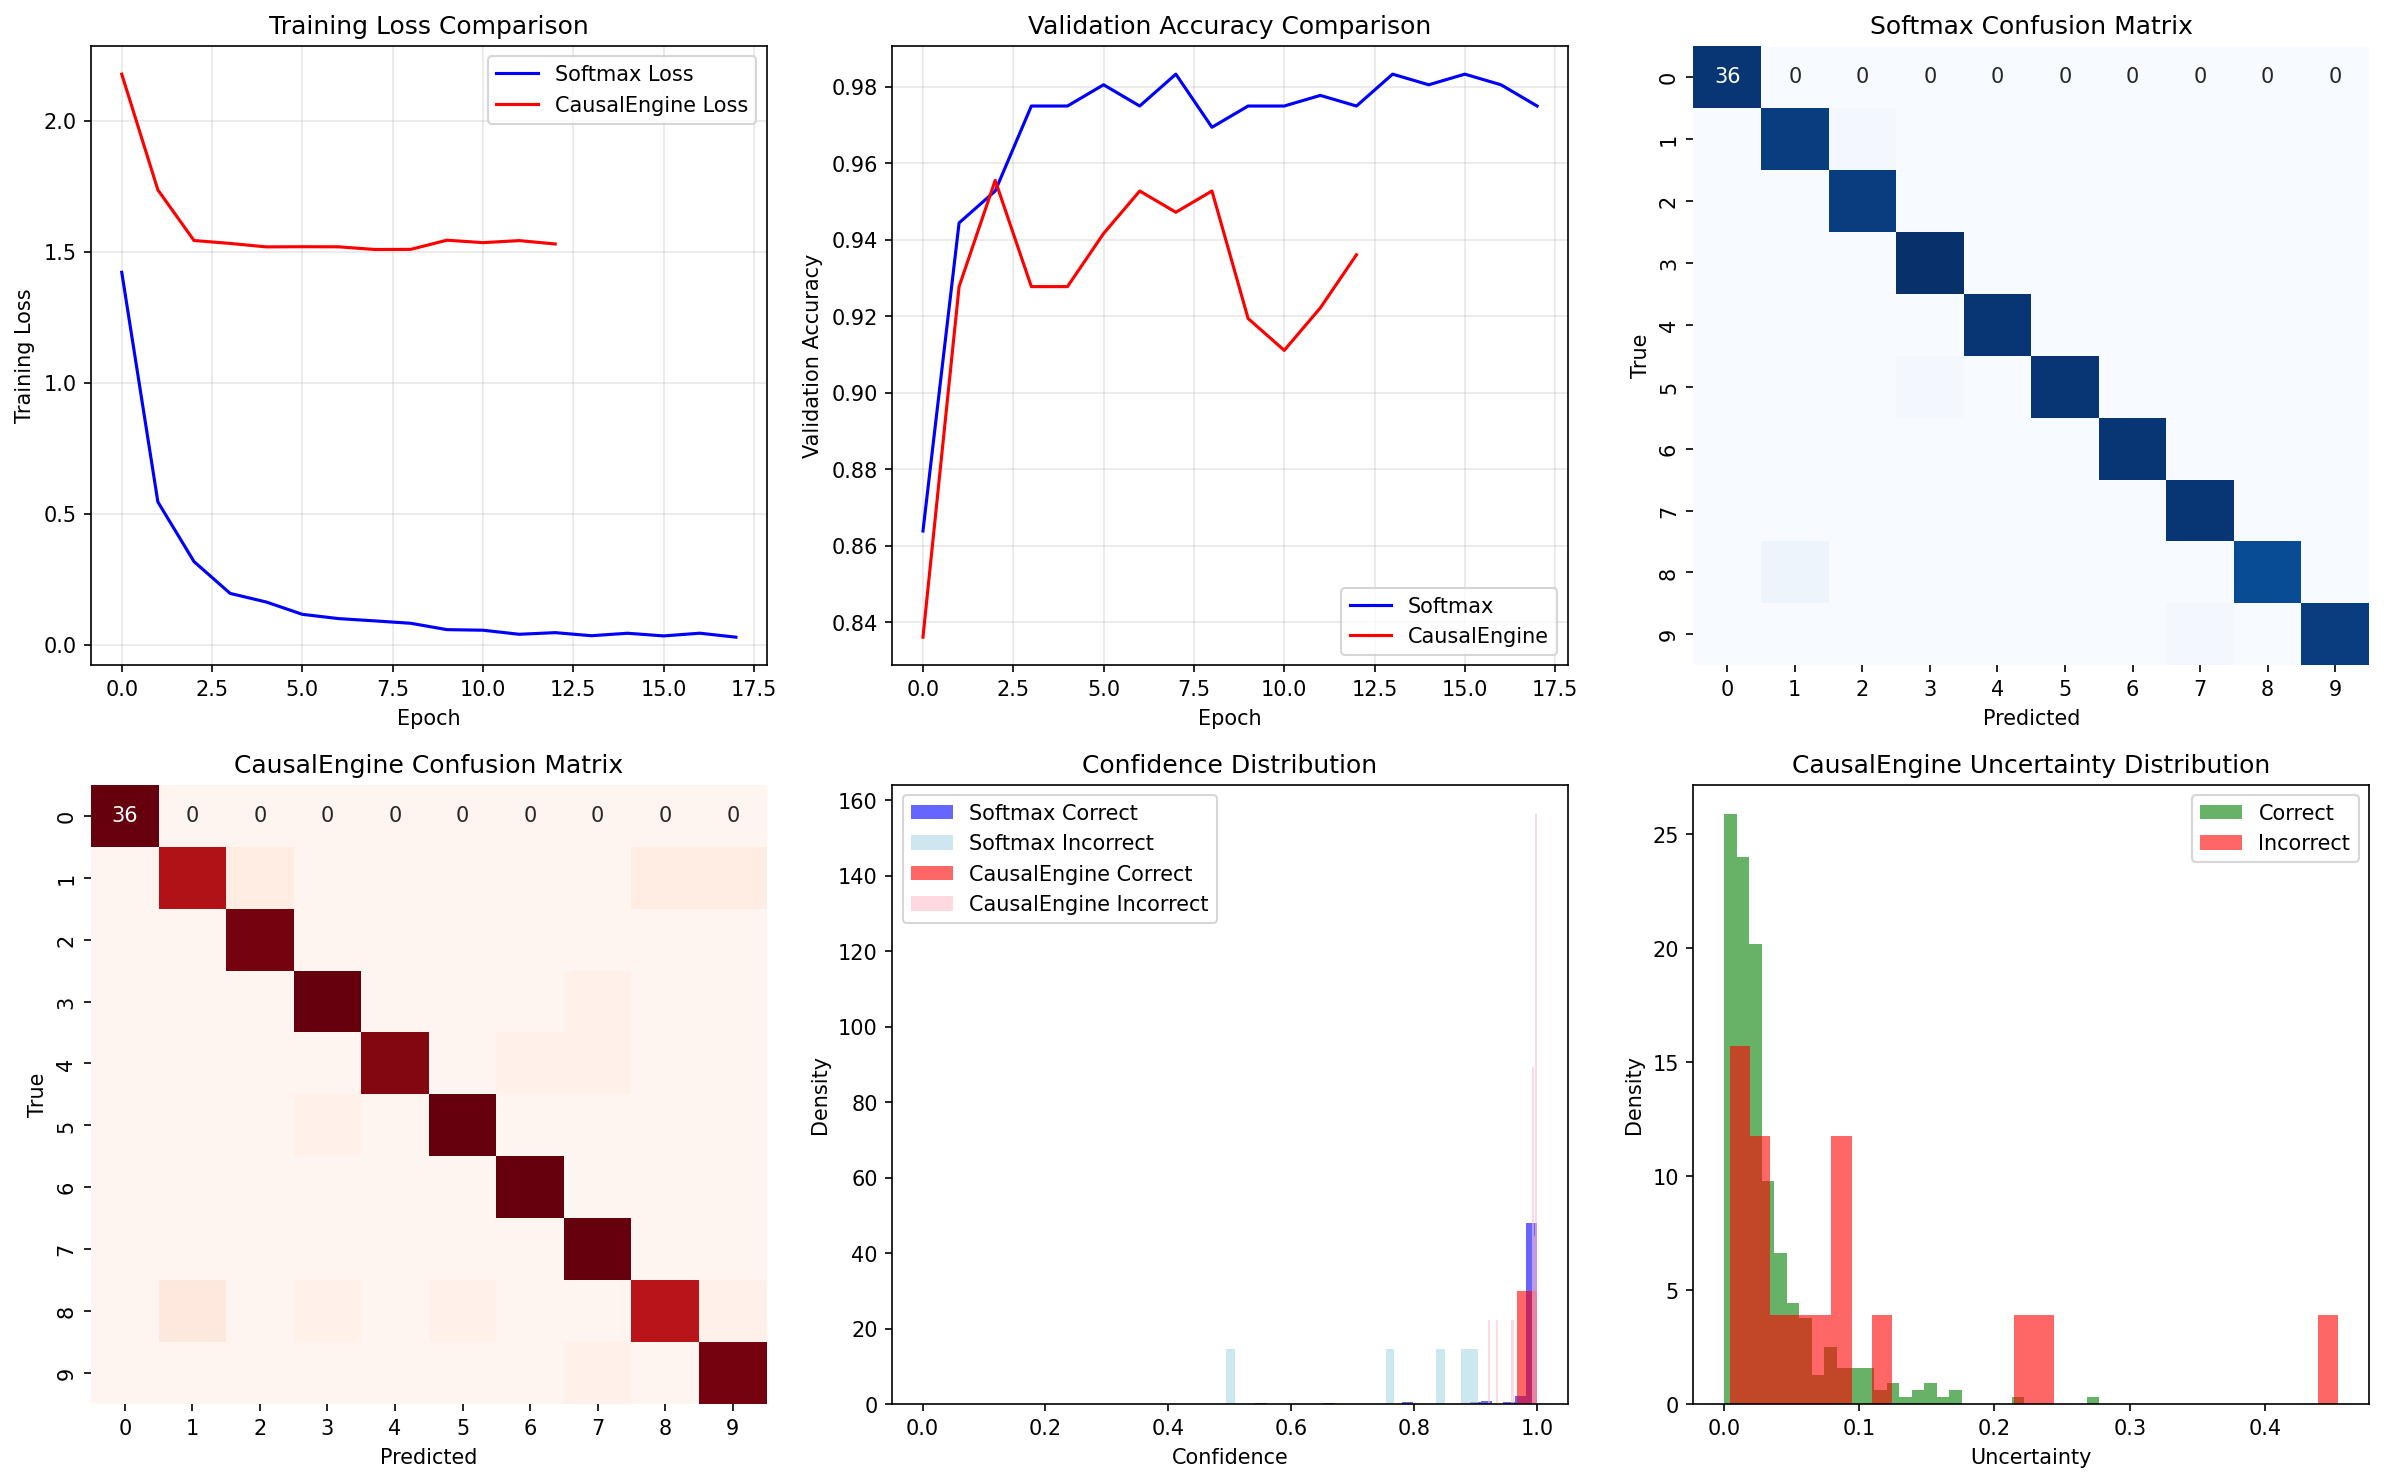

This figure's Python source:
#!/usr/bin/env python3
"""
Deep MLP + CausalEngine 性能分析

专门分析为什么 Deep MLP + CausalEngine 仍然不如 Deep MLP + Softmax
可能的原因和改进方法
"""

import torch
import torch.nn as nn
import torch.optim as optim
from torch.utils.data import DataLoader, Dataset
import numpy as np
import matplotlib.pyplot as plt
import seaborn as sns
from sklearn.datasets import load_digits
from sklearn.model_selection import train_test_split
from sklearn.metrics import accuracy_score, confusion_matrix
from sklearn.preprocessing import StandardScaler
import warnings
warnings.filterwarnings('ignore')

# 导入 CausalEngine
import sys
sys.path.append('/Users/gongqian/DailyLog/CausalQwen')
from causal_engine import CausalEngine, ActivationMode


class DigitsDataset(Dataset):
    def __init__(self, features, labels):
        self.features = torch.FloatTensor(features)
        self.labels = torch.LongTensor(labels)
    
    def __len__(self):
        return len(self.features)
    
    def __getitem__(self, idx):
        return self.features[idx], self.labels[idx]


class DeepFeatureExtractor(nn.Module):
    """深层特征提取器"""
    
    def __init__(self, input_size=64, hidden_size=128):
        super().__init__()
        self.net = nn.Sequential(
            nn.Linear(input_size, hidden_size),
            nn.BatchNorm1d(hidden_size),
            nn.ReLU(),
            nn.Dropout(0.1),
            
            nn.Linear(hidden_size, hidden_size),
            nn.BatchNorm1d(hidden_size),
            nn.ReLU(),
            nn.Dropout(0.1),
            
            nn.Linear(hidden_size, hidden_size),
            nn.BatchNorm1d(hidden_size),
            nn.ReLU(),
            nn.Dropout(0.1)
        )
    
    def forward(self, x):
        return self.net(x)


class SoftmaxClassifier(nn.Module):
    """Deep MLP + Softmax"""
    
    def __init__(self, hidden_size=128, num_classes=10):
        super().__init__()
        self.feature_extractor = DeepFeatureExtractor(hidden_size=hidden_size)
        self.classifier = nn.Linear(hidden_size, num_classes)
    
    def forward(self, x):
        features = self.feature_extractor(x)
        return self.classifier(features)


class CausalEngineClassifier(nn.Module):
    """Deep MLP + CausalEngine"""
    
    def __init__(self, hidden_size=128, num_classes=10, b_noise_init=0.05, gamma_init=1.0):
        super().__init__()
        self.feature_extractor = DeepFeatureExtractor(hidden_size=hidden_size)
        self.causal_engine = CausalEngine(
            hidden_size=hidden_size,
            vocab_size=num_classes,
            activation_modes="classification",
            b_noise_init=b_noise_init,
            gamma_init=gamma_init
        )
    
    def forward(self, x, temperature=1.0, do_sample=False, return_details=False):
        features = self.feature_extractor(x)
        output = self.causal_engine(
            features.unsqueeze(1),
            temperature=temperature,
            do_sample=do_sample,
            return_dict=True
        )
        
        if return_details:
            return output
        else:
            return output['output'].squeeze(1)


def prepare_data():
    """准备数据"""
    digits = load_digits()
    X, y = digits.data, digits.target
    
    scaler = StandardScaler()
    X_scaled = scaler.fit_transform(X)
    
    X_temp, X_test, y_temp, y_test = train_test_split(
        X_scaled, y, test_size=0.2, random_state=42, stratify=y
    )
    X_train, X_val, y_train, y_val = train_test_split(
        X_temp, y_temp, test_size=0.25, random_state=42, stratify=y_temp
    )
    
    train_dataset = DigitsDataset(X_train, y_train)
    val_dataset = DigitsDataset(X_val, y_val)
    test_dataset = DigitsDataset(X_test, y_test)
    
    train_loader = DataLoader(train_dataset, batch_size=32, shuffle=True)
    val_loader = DataLoader(val_dataset, batch_size=32, shuffle=False)
    test_loader = DataLoader(test_dataset, batch_size=32, shuffle=False)
    
    return train_loader, val_loader, test_loader


def train_softmax_model(model, train_loader, val_loader, max_epochs=100, lr=0.001):
    """训练 Softmax 模型"""
    print("🚀 训练 Deep MLP + Softmax...")
    
    criterion = nn.CrossEntropyLoss()
    optimizer = optim.Adam(model.parameters(), lr=lr, weight_decay=1e-5)
    
    train_losses = []
    val_accuracies = []
    best_val_acc = 0
    patience = 10
    patience_counter = 0
    best_model_state = None
    
    for epoch in range(max_epochs):
        # 训练
        model.train()
        epoch_loss = 0
        for features, labels in train_loader:
            optimizer.zero_grad()
            outputs = model(features)
            loss = criterion(outputs, labels)
            loss.backward()
            optimizer.step()
            epoch_loss += loss.item()
        
        # 验证
        model.eval()
        correct = 0
        total = 0
        with torch.no_grad():
            for features, labels in val_loader:
                outputs = model(features)
                _, predicted = torch.max(outputs, 1)
                total += labels.size(0)
                correct += (predicted == labels).sum().item()
        
        val_acc = correct / total
        train_losses.append(epoch_loss / len(train_loader))
        val_accuracies.append(val_acc)
        
        if val_acc > best_val_acc:
            best_val_acc = val_acc
            best_model_state = model.state_dict().copy()
            patience_counter = 0
        else:
            patience_counter += 1
        
        if patience_counter >= patience:
            break
    
    model.load_state_dict(best_model_state)
    print(f"✅ Softmax训练完成! 最佳验证准确率: {best_val_acc:.4f}")
    
    return train_losses, val_accuracies


def train_causal_model(model, train_loader, val_loader, max_epochs=100, lr=0.001):
    """训练 CausalEngine 模型"""
    print("🚀 训练 Deep MLP + CausalEngine...")
    
    criterion = nn.CrossEntropyLoss()
    optimizer = optim.Adam(model.parameters(), lr=lr, weight_decay=1e-5)
    
    train_losses = []
    val_accuracies = []
    best_val_acc = 0
    patience = 10
    patience_counter = 0
    best_model_state = None
    
    for epoch in range(max_epochs):
        # 训练
        model.train()
        epoch_loss = 0
        for features, labels in train_loader:
            optimizer.zero_grad()
            outputs = model(features, temperature=1.0, do_sample=False)
            loss = criterion(outputs, labels)
            loss.backward()
            optimizer.step()
            epoch_loss += loss.item()
        
        # 验证
        model.eval()
        correct = 0
        total = 0
        with torch.no_grad():
            for features, labels in val_loader:
                outputs = model(features, temperature=0.0)
                _, predicted = torch.max(outputs, 1)
                total += labels.size(0)
                correct += (predicted == labels).sum().item()
        
        val_acc = correct / total
        train_losses.append(epoch_loss / len(train_loader))
        val_accuracies.append(val_acc)
        
        if val_acc > best_val_acc:
            best_val_acc = val_acc
            best_model_state = model.state_dict().copy()
            patience_counter = 0
        else:
            patience_counter += 1
        
        if patience_counter >= patience:
            break
    
    model.load_state_dict(best_model_state)
    print(f"✅ CausalEngine训练完成! 最佳验证准确率: {best_val_acc:.4f}")
    
    return train_losses, val_accuracies


def analyze_performance_gap(softmax_model, causal_model, test_loader):
    """分析性能差距的原因"""
    
    print("\n🔍 分析性能差距...")
    
    # 测试两个模型
    results = {}
    
    for name, model in [("Softmax", softmax_model), ("CausalEngine", causal_model)]:
        model.eval()
        predictions = []
        confidences = []
        uncertainties = []
        probabilities = []
        true_labels = []
        
        with torch.no_grad():
            for features, labels in test_loader:
                if name == "Softmax":
                    outputs = model(features)
                    probs = torch.softmax(outputs, dim=1)
                    max_probs, predicted = torch.max(probs, 1)
                    
                    predictions.extend(predicted.numpy())
                    confidences.extend(max_probs.numpy())
                    uncertainties.extend([0.0] * len(labels))  # Softmax没有不确定性
                    probabilities.append(probs.numpy())
                    
                else:  # CausalEngine
                    output = model(features, temperature=0.0, return_details=True)
                    probs = output['output'].squeeze(1)
                    max_probs, predicted = torch.max(probs, 1)
                    
                    predictions.extend(predicted.numpy())
                    confidences.extend(max_probs.numpy())
                    
                    # CausalEngine的不确定性
                    scale_S = output['scale_S'].squeeze(1)
                    avg_uncertainty = scale_S.mean(dim=1)
                    uncertainties.extend(avg_uncertainty.numpy())
                    probabilities.append(probs.numpy())
                
                true_labels.extend(labels.numpy())
        
        predictions = np.array(predictions)
        true_labels = np.array(true_labels)
        confidences = np.array(confidences)
        uncertainties = np.array(uncertainties)
        probabilities = np.vstack(probabilities)
        
        accuracy = accuracy_score(true_labels, predictions)
        
        results[name] = {
            'accuracy': accuracy,
            'predictions': predictions,
            'true_labels': true_labels,
            'confidences': confidences,
            'uncertainties': uncertainties,
            'probabilities': probabilities
        }
        
        print(f"   {name} 测试准确率: {accuracy:.4f}")
    
    return results


def detailed_error_analysis(results):
    """详细的错误分析"""
    
    print("\n📊 详细错误分析...")
    
    softmax_result = results['Softmax']
    causal_result = results['CausalEngine']
    
    # 1. 找出两者预测不同的样本
    different_predictions = (softmax_result['predictions'] != causal_result['predictions'])
    
    print(f"   预测不同的样本数: {different_predictions.sum()}/{len(different_predictions)}")
    
    if different_predictions.sum() > 0:
        # 在预测不同的样本中，谁更准确？
        true_labels = softmax_result['true_labels'][different_predictions]
        softmax_preds = softmax_result['predictions'][different_predictions]
        causal_preds = causal_result['predictions'][different_predictions]
        
        softmax_correct = (softmax_preds == true_labels).sum()
        causal_correct = (causal_preds == true_labels).sum()
        
        print(f"   在分歧样本中:")
        print(f"      Softmax正确: {softmax_correct}/{len(true_labels)} ({softmax_correct/len(true_labels):.3f})")
        print(f"      CausalEngine正确: {causal_correct}/{len(true_labels)} ({causal_correct/len(true_labels):.3f})")
    
    # 2. 置信度分析
    softmax_correct = (softmax_result['predictions'] == softmax_result['true_labels'])
    causal_correct = (causal_result['predictions'] == causal_result['true_labels'])
    
    print(f"\n   置信度分析:")
    print(f"      Softmax - 正确预测平均置信度: {softmax_result['confidences'][softmax_correct].mean():.4f}")
    print(f"      Softmax - 错误预测平均置信度: {softmax_result['confidences'][~softmax_correct].mean():.4f}")
    print(f"      CausalEngine - 正确预测平均置信度: {causal_result['confidences'][causal_correct].mean():.4f}")
    print(f"      CausalEngine - 错误预测平均置信度: {causal_result['confidences'][~causal_correct].mean():.4f}")
    
    # 3. 不确定性分析（仅CausalEngine）
    if causal_result['uncertainties'].max() > 0:
        print(f"\n   CausalEngine不确定性分析:")
        print(f"      正确预测平均不确定性: {causal_result['uncertainties'][causal_correct].mean():.4f}")
        print(f"      错误预测平均不确定性: {causal_result['uncertainties'][~causal_correct].mean():.4f}")


def hyperparameter_tuning_experiment():
    """超参数调优实验"""
    
    print("\n🔧 超参数调优实验...")
    
    train_loader, val_loader, test_loader = prepare_data()
    
    # 测试不同的 b_noise_init 和 gamma_init
    noise_values = [0.01, 0.05, 0.1, 0.2]
    gamma_values = [0.5, 1.0, 2.0]
    learning_rates = [0.0005, 0.001, 0.002]
    
    best_accuracy = 0
    best_params = {}
    
    results_grid = []
    
    print("   测试不同噪声初始化值...")
    for b_noise in noise_values:
        model = CausalEngineClassifier(hidden_size=128, num_classes=10, 
                                     b_noise_init=b_noise, gamma_init=1.0)
        train_causal_model(model, train_loader, val_loader, max_epochs=60, lr=0.001)
        
        # 测试
        model.eval()
        correct = 0
        total = 0
        with torch.no_grad():
            for features, labels in test_loader:
                outputs = model(features, temperature=0.0)
                _, predicted = torch.max(outputs, 1)
                total += labels.size(0)
                correct += (predicted == labels).sum().item()
        
        accuracy = correct / total
        results_grid.append({
            'b_noise': b_noise,
            'gamma': 1.0,
            'lr': 0.001,
            'accuracy': accuracy
        })
        
        print(f"      b_noise={b_noise}: {accuracy:.4f}")
        
        if accuracy > best_accuracy:
            best_accuracy = accuracy
            best_params = {'b_noise': b_noise, 'gamma': 1.0, 'lr': 0.001}
    
    print(f"\n   最佳参数: {best_params}")
    print(f"   最佳准确率: {best_accuracy:.4f}")
    
    return results_grid, best_params


def visualize_analysis(results, softmax_history, causal_history):
    """可视化分析结果"""
    
    print("\n📈 生成可视化分析...")
    
    plt.rcParams['font.family'] = 'DejaVu Sans'
    fig = plt.figure(figsize=(16, 10))
    
    # 1. 训练曲线对比
    ax1 = plt.subplot(2, 3, 1)
    softmax_losses, softmax_accs = softmax_history
    causal_losses, causal_accs = causal_history
    
    ax1.plot(softmax_losses, label='Softmax Loss', color='blue')
    ax1.plot(causal_losses, label='CausalEngine Loss', color='red')
    ax1.set_xlabel('Epoch')
    ax1.set_ylabel('Training Loss')
    ax1.set_title('Training Loss Comparison')
    ax1.legend()
    ax1.grid(True, alpha=0.3)
    
    # 2. 验证准确率对比
    ax2 = plt.subplot(2, 3, 2)
    ax2.plot(softmax_accs, label='Softmax', color='blue')
    ax2.plot(causal_accs, label='CausalEngine', color='red')
    ax2.set_xlabel('Epoch')
    ax2.set_ylabel('Validation Accuracy')
    ax2.set_title('Validation Accuracy Comparison')
    ax2.legend()
    ax2.grid(True, alpha=0.3)
    
    # 3. 混淆矩阵对比
    softmax_cm = confusion_matrix(results['Softmax']['true_labels'], 
                                  results['Softmax']['predictions'])
    causal_cm = confusion_matrix(results['CausalEngine']['true_labels'], 
                                results['CausalEngine']['predictions'])
    
    ax3 = plt.subplot(2, 3, 3)
    sns.heatmap(softmax_cm, annot=True, fmt='d', cmap='Blues', ax=ax3, cbar=False)
    ax3.set_title('Softmax Confusion Matrix')
    ax3.set_xlabel('Predicted')
    ax3.set_ylabel('True')
    
    ax4 = plt.subplot(2, 3, 4)
    sns.heatmap(causal_cm, annot=True, fmt='d', cmap='Reds', ax=ax4, cbar=False)
    ax4.set_title('CausalEngine Confusion Matrix')
    ax4.set_xlabel('Predicted')
    ax4.set_ylabel('True')
    
    # 4. 置信度分布对比
    ax5 = plt.subplot(2, 3, 5)
    
    softmax_correct = (results['Softmax']['predictions'] == results['Softmax']['true_labels'])
    causal_correct = (results['CausalEngine']['predictions'] == results['CausalEngine']['true_labels'])
    
    ax5.hist(results['Softmax']['confidences'][softmax_correct], bins=30, alpha=0.6, 
             label='Softmax Correct', color='blue', density=True)
    ax5.hist(results['Softmax']['confidences'][~softmax_correct], bins=30, alpha=0.6, 
             label='Softmax Incorrect', color='lightblue', density=True)
    ax5.hist(results['CausalEngine']['confidences'][causal_correct], bins=30, alpha=0.6, 
             label='CausalEngine Correct', color='red', density=True)
    ax5.hist(results['CausalEngine']['confidences'][~causal_correct], bins=30, alpha=0.6, 
             label='CausalEngine Incorrect', color='pink', density=True)
    
    ax5.set_xlabel('Confidence')
    ax5.set_ylabel('Density')
    ax5.set_title('Confidence Distribution')
    ax5.legend()
    
    # 5. 不确定性分析（仅CausalEngine）
    ax6 = plt.subplot(2, 3, 6)
    
    if results['CausalEngine']['uncertainties'].max() > 0:
        ax6.hist(results['CausalEngine']['uncertainties'][causal_correct], bins=30, alpha=0.6, 
                 label='Correct', color='green', density=True)
        ax6.hist(results['CausalEngine']['uncertainties'][~causal_correct], bins=30, alpha=0.6, 
                 label='Incorrect', color='red', density=True)
        ax6.set_xlabel('Uncertainty')
        ax6.set_ylabel('Density')
        ax6.set_title('CausalEngine Uncertainty Distribution')
        ax6.legend()
    else:
        ax6.text(0.5, 0.5, 'No Uncertainty\nData Available', 
                ha='center', va='center', transform=ax6.transAxes)
    
    plt.tight_layout()
    plt.savefig('deep_causal_analysis.png', dpi=150, bbox_inches='tight')
    print("   分析结果已保存到 deep_causal_analysis.png")
    plt.close()


def main():
    """主函数"""
    
    print("="*70)
    print("🔍 Deep MLP + CausalEngine 性能分析")
    print("   系统分析为什么CausalEngine不如Softmax")
    print("="*70)
    
    # 1. 准备数据
    train_loader, val_loader, test_loader = prepare_data()
    
    # 2. 训练两个模型
    print("\n🏋️‍♂️ 训练模型对比...")
    
    # Softmax模型
    softmax_model = SoftmaxClassifier(hidden_size=128, num_classes=10)
    softmax_history = train_softmax_model(softmax_model, train_loader, val_loader)
    
    # CausalEngine模型
    causal_model = CausalEngineClassifier(hidden_size=128, num_classes=10)
    causal_history = train_causal_model(causal_model, train_loader, val_loader)
    
    # 3. 性能分析
    results = analyze_performance_gap(softmax_model, causal_model, test_loader)
    
    # 4. 详细错误分析
    detailed_error_analysis(results)
    
    # 5. 超参数调优
    tuning_results, best_params = hyperparameter_tuning_experiment()
    
    # 6. 可视化
    visualize_analysis(results, softmax_history, causal_history)
    
    # 7. 总结
    print("\n💡 关键发现:")
    print("-" * 50)
    softmax_acc = results['Softmax']['accuracy']
    causal_acc = results['CausalEngine']['accuracy']
    gap = softmax_acc - causal_acc
    
    print(f"📊 性能差距: {gap:.4f} ({gap/softmax_acc*100:.1f}%)")
    print(f"   Softmax:     {softmax_acc:.4f}")
    print(f"   CausalEngine: {causal_acc:.4f}")
    
    print(f"\n🔧 超参数调优后最佳CausalEngine准确率: {tuning_results[-1]['accuracy']:.4f}")
    
    if gap > 0.01:  # 如果差距超过1%
        print(f"\n🎯 可能的改进方向:")
        print(f"1. 进一步调优CausalEngine的超参数")
        print(f"2. 使用不同的损失函数")
        print(f"3. 调整温度参数")
        print(f"4. 考虑是否真的需要不确定性建模")
    
    print("\n✅ 分析完成！")
    print("📊 请查看 deep_causal_analysis.png 了解详细分析")


if __name__ == "__main__":
    main() 